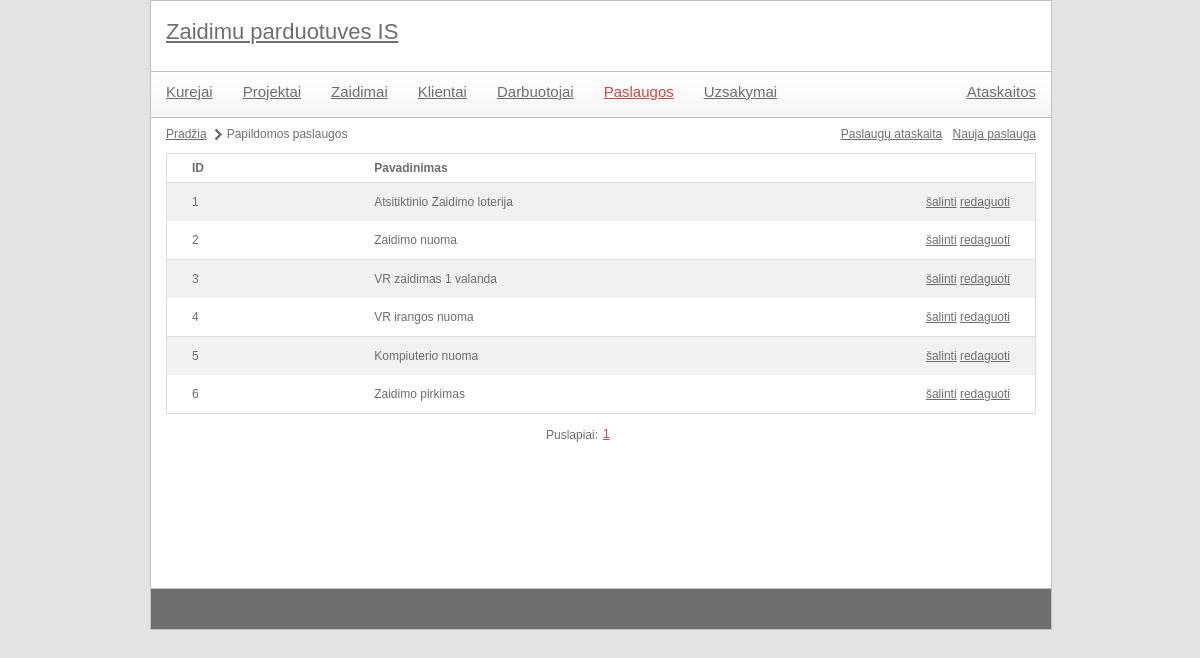
Page /gameshop/index.php?module=service&action=list on the committed database.
### tables this page shows
CREATE TABLE `paslaugos` (
  `id` int(11) NOT NULL,
  `pavadinimas` varchar(40) NOT NULL,
  `aprasymas` varchar(300) DEFAULT NULL
);

### gameshop/controls/service_list.php (called while the page is built, shortened)
<?php
include 'libraries/services.class.php';
$servicesObj = new services();
$elementCount = $servicesObj->getServicesListCount();
include 'utils/paging.class.php';
$paging = new paging(config::NUMBER_OF_ROWS_IN_PAGE);
$paging->process($elementCount, $pageId);
$data = $servicesObj->getServicesList($paging->size, $paging->first);
include 'templates/service_list.tpl.php';
?>

### gameshop/index.php (called while the page is built, shortened)
<?php
	include 'utils/mysql.class.php';
	if(isset($_GET['module'])) {
		$module = mysql::escape($_GET['module']);
	}
	include 'templates/main.tpl.php';
?>

### gameshop/utils/mysql.class.php (called while the page is built, shortened)
<?php
class mysql {
    protected static $connection;
    public static function connect() {
		if(!isset(self::$connection)) {
            self::$connection = new mysqli(config::DB_SERVER, config::DB_USERNAME, config::DB_PASSWORD, config::DB_NAME);
        }
        return self::$connection;
    }
    public static function query($query) {
        $connection = mysql::connect();
        $result = $connection->query($query);
        return $result;
    }
    public static function select($query) {
        $rows = array();
        $result = mysql::query($query);
        while ($row = $result->fetch_assoc()) {
            $rows[] = $row;
        }
        return $rows;
    }
	public static function escape($field) {
		$connection =  mysql::connect();
		return mysqli_real_escape_string($connection, $field);
	}
}

### gameshop/utils/paging.class.php (called while the page is built, shortened)
<?php
class paging {
	public $size;
	public function __construct($rowsPerPage) {
		$this->size = $rowsPerPage;
	}
	public function process($total, $currentPage) {
		$this->first = ($currentPage - 1) * $this->size;
	}
}
?>

### gameshop/libraries/services.class.php (called while the page is built, shortened)
<?php
class services {
	private $paslaugos_lentele = '';
	public function __construct() {
		$this->paslaugos_lentele = config::DB_PREFIX . 'paslaugos';
	}
	public function getServicesList($limit = null, $offset = null) {
		$limitOffsetString = "";
		if(isset($limit)) {
			$limitOffsetString .= " LIMIT {$limit}";
		}
		if(isset($offset)) {
			$limitOffsetString .= " OFFSET {$offset}";
		}
		$query = "  SELECT *
					FROM `{$this->paslaugos_lentele}`" . $limitOffsetString;
		$data = mysql::select($query);
		return $data;
	}
}

### gameshop/templates/service_list.tpl.php (the view, shortened to what this page needs)
<ul id="pagePath">
	<li><a href="index.php">Pradžia</a></li>
	<li>Papildomos paslaugos</li>
</ul>
<div id="actions">
	<a href='index.php?module=<?php echo $module; ?>&action=report' target="_blank">Paslaugų ataskaita</a>
	<a href='index.php?module=<?php echo $module; ?>&action=create'>Nauja paslauga</a>
</div>
<table class="listTable">
	<tr>
		<th>ID</th>
		<th>Pavadinimas</th>
		<th></th>
	</tr>
	<?php
		foreach($data as $key => $val) {
			echo
				"<tr>"
					. "<td>{$val['id']}</td>"
					. "<td>{$val['pavadinimas']}</td>"
					. "<td>"
						. "<a href='#' onclick='showConfirmDialog(\"{$module}\", \"{$val['id']}\"); return false;' title=''>šalinti</a>&nbsp;"
						. "<a href='index.php?module={$module}&action=edit&id={$val['id']}' title=''>redaguoti</a>"
					. "</td>"
				. "</tr>";
		}
	?>
</table>
<?php
	include 'templates/paging.tpl.php';
?>

### gameshop/style/main.css (style rules this page uses)
body { color: #6e6e6e; font-family: Verdana, Geneva, sans-serif; font-size: 12px; background-color: #e3e3e3; width: 900px; margin: 0px auto; }
a { color: #6e6e6e; }
#contentMain table { margin-top: 3px; width: 100%; border-collapse: collapse; border: 1px solid #ddd; }
#contentMain table th { text-align: left; padding: 8px 25px; font-weight: bold; }
#contentMain table th:last-child { width: 40px; }
#contentMain table th:first-child { border-top-left-radius: 5px; moz-border-top-left-radius: 5px; }
#contentMain table th:last-child { border-top-right-radius: 5px; moz-border-top-right-radius: 5px; }
#contentMain table.listTable tr:nth-child(even) { background-color: #f1f1f1; }
#contentMain table td { padding: 8px 25px; text-align: center; line-height: 22px; text-align: left; }
#contentMain table tr:last-child td:first-child { border-bottom-left-radius: 5px; moz-border-bottom-left-radius: 5px; }
#contentMain table tr:last-child td:last-child { border-bottom-right-radius: 5px; moz-border-bottom-right-radius: 5px; }
#contentMain table.listTable tr:nth-child(odd) { background-color: #fff; border-bottom: 1px solid #ddd; }
#contentMain #pagePath { margin: 10px 0px 10px 0px; display: block; float: left; }
#contentMain #pagePath li { float: left; display: block; margin-right: 5px; background: url(images/page-path-separator.png) center right no-repeat; padding-right: 15px; }
#contentMain #pagePath li:last-child { background: none; }
#contentMain #actions { float: right; margin: 10px 0px 0px 0px; }
#contentMain #actions a { margin-left: 7px; }

### rows in the picture
paslaugos: id "1", pavadinimas "Atsitiktinio Zaidimo loterija"
paslaugos: id "2", pavadinimas "Zaidimo nuoma"
paslaugos: id "3", pavadinimas "VR zaidimas 1 valanda"
paslaugos: id "4", pavadinimas "VR irangos nuoma"
paslaugos: id "5", pavadinimas "Kompiuterio nuoma"
paslaugos: id "6", pavadinimas "Zaidimo pirkimas"

### other values in the picture
$value['page'] "1"
